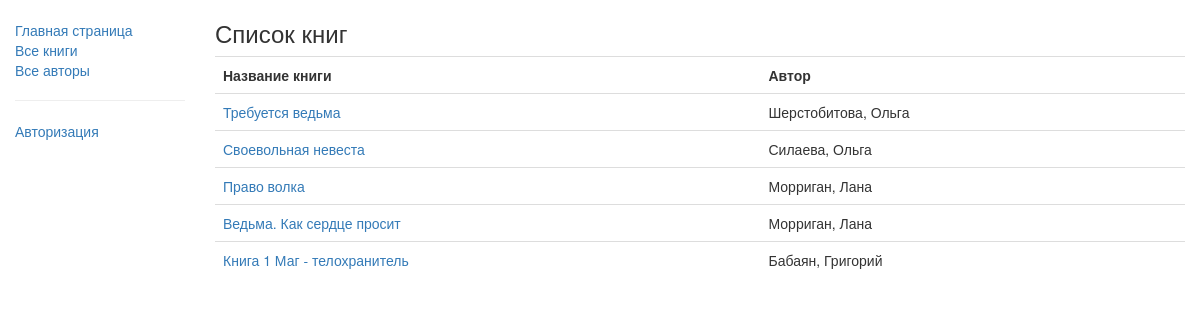
/catalog/books/, run on the app's committed database.
### catalog/models.py (models this page shows, shortened)
class Book(models.Model):
    title = models.CharField(max_length=200)
    author = models.ForeignKey('Author',
                                on_delete=models.SET_NULL,
                                null=True)
    summary = models.TextField(max_length=1000,
                                help_text='Введите краткое описание книги')
    isbn = models.CharField('ISBN', max_length=13,
                            help_text='13 символов <a href="https://www.isbn-international.org/content/what-isbn">ISBN номер</a>')
    genre = models.ManyToManyField(Genre, help_text='Выберите жанр книги')
    def get_absolute_url(self):
        return reverse('book-detail', args=[str(self.id)])
    def display_genre(self):
        """Получаем текстовое название жанра для панели администратора"""
        return ', '.join([genre.name for genre in self.genre.all()[:3]])
    display_genre.short_description = 'Genre'
    class Meta:
        permissions = [('can_create_book', 'Can create/update/delete book')]

class Author(models.Model):
    first_name = models.CharField(max_length=100)
    last_name = models.CharField(max_length=100)
    date_of_birth = models.DateField(null=True, blank=True)
    date_of_death = models.DateField(null=True, blank=True)
    def __str__(self) -> str:
        return '{0}, {1}'.format(self.last_name, self.first_name)
    class Meta:
        permissions = [('can_create_author', 'Can create/update/delte author')]

### catalog/views.py (the view)
class BookListView(generic.ListView):
    model = Book
    template_name = 'books.html'

### catalog/templates/books.html (shortened to what this page needs)
{% extends 'base.html' %}
{% block content %}
    <h3>Список книг</h3>
    {% if book_list %}
        <table class="table">
            <tr>
                <th>Название книги</th>
                <th>Автор</th>
            </tr>
            {% for book in book_list %}
                <tr>
                    <td><a href="{{ book.get_absolute_url }}">{{ book.title }}</a></td>
                    <td><a href="{% url 'author-detail' book.author.id %}"></a>{{ book.author }}</td>
                </tr>
            {% endfor %}
        </table>
    {% else %}
        <p>В библиотеке нет книг.</p>
    {% endif %}
{% endblock %}

### data on the page
Book: title "Требуется ведьма", author "Шерстобитова, Ольга"
Book: title "Своевольная невеста", author "Силаева, Ольга"
Book: title "Право волка", author "Морриган, Лана"
Book: title "Ведьма. Как сердце просит", author "Морриган, Лана"
Book: title "Книга 1 Маг - телохранитель", author "Бабаян, Григорий"
